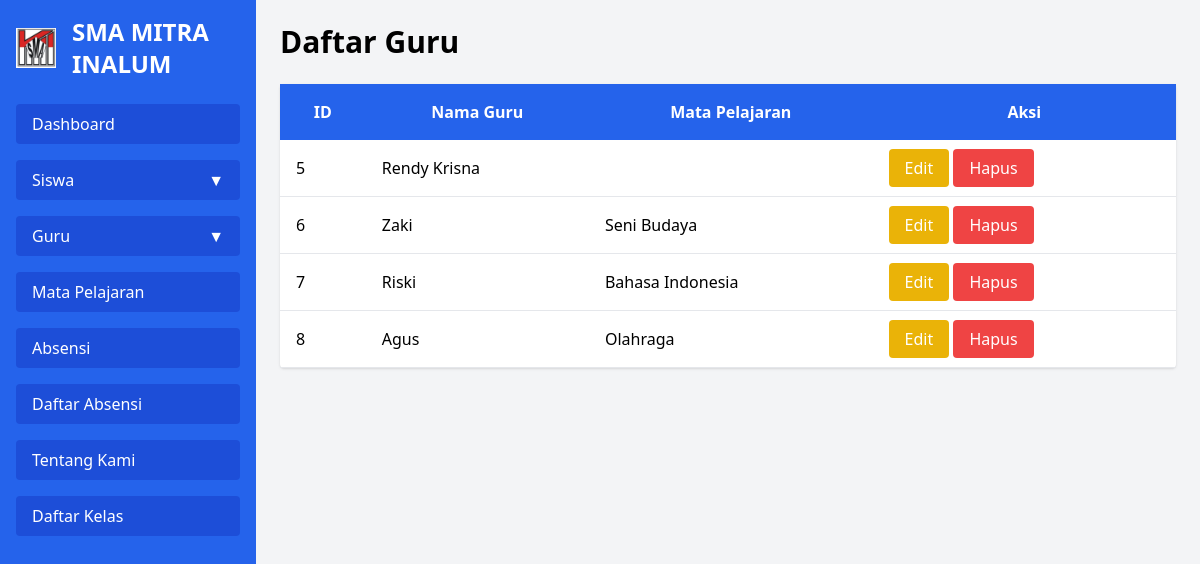
Screenshot of /dashboard/guru.php (signed in) with the database file from the repository.
### tables this page shows
CREATE TABLE `teachers` (
  `id` int(11) NOT NULL,
  `name` varchar(100) NOT NULL,
  `subject` varchar(100) NOT NULL
);

### dashboard/guru.php (the view, shortened to what this page needs)
<?php
include '../fuction.php';
$students = $conn->query("SELECT * FROM teachers");
?>
<!DOCTYPE html>
<html lang="en">
<head>
    <script src="https://cdn.tailwindcss.com"></script>
</head>
<body class="bg-gray-100">
    <div class="flex h-screen">
        <?php include 'slidebar.php' ?>
        <div class="flex-1 p-6">
            <h2 class="text-3xl font-bold mb-6">Daftar Guru</h2>
            <table class="table-auto w-full bg-white shadow rounded">
                <thead>
                    <tr class="bg-blue-600 text-white">
                        <th class="p-4">ID</th>
                        <th class="p-4">Nama Guru</th>
                        <th class="p-4">Mata Pelajaran</th>
                        <th class="p-4">Aksi</th>
                    </tr>
                </thead>
                <tbody>
                    <?php while ($row = $students->fetch_assoc()): ?>
                    <tr class="border-b">
                        <td class="p-4"><?php echo $row['id']; ?></td>
                        <td class="p-4"><?php echo $row['name']; ?></td>
                        <td class="p-4"><?php echo $row['subject']; ?></td>
                        <td class="p-4">
                            <a href="javascript:void(0);" onclick="confirmEdit(<?php echo $row['id']; ?>)"
                                class="bg-yellow-500 text-white px-4 py-2 rounded">Edit</a>
                            <a href="javascript:void(0);" onclick="confirmDeletion(<?php echo $row['id']; ?>)"
                                class="bg-red-500 text-white px-4 py-2 rounded">Hapus</a>
                        </td>
                    </tr>
                    <?php endwhile; ?>
                </tbody>
            </table>
        </div>
    </div>
</body>
</html>

### rows the page displays
teachers: id "5", name "Rendy Krisna"
teachers: id "6", name "Zaki", subject "Seni Budaya"
teachers: id "7", name "Riski", subject "Bahasa Indonesia"
teachers: id "8", name "Agus", subject "Olahraga"
